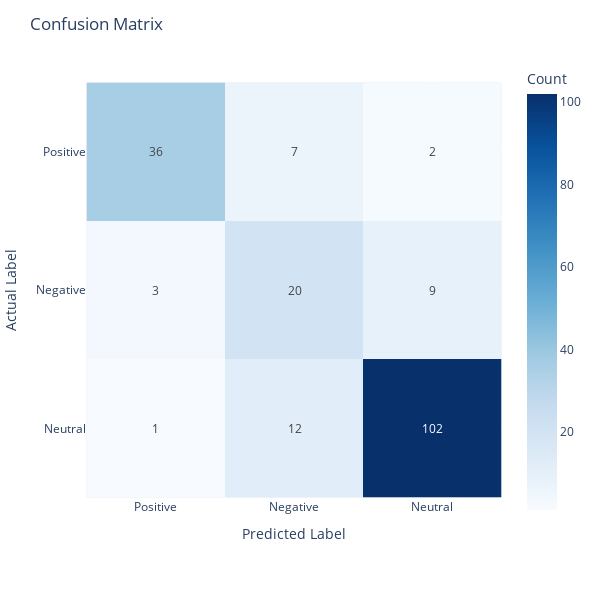

Notebook code cell kept with this figure:
### Code cell
labels = ['Positive', 'Negative', 'Neutral']

# Create the heatmap with Plotly
fig = px.imshow(cm_GPT4_simple_list , 
                labels=dict(x="Predicted Label", y="Actual Label", color="Count"), 
                x=labels, 
                y=labels,
                text_auto=True,  # Automatically place annotations
                color_continuous_scale='Blues')

# Update layout
fig.update_layout(title='Confusion Matrix', width=600, height=600)
fig.show()

### Figure 1 — Plotly figure (JSON) as saved in the notebook; plotly's stock layout.template omitted (floating-point values rounded to 4 significant figures)
{"data": [{"coloraxis": "coloraxis", "hovertemplate": "Predicted Label: %{x}<br>Actual Label: %{y}<br>Count: %{z}<extra></extra>", "name": "0", "texttemplate": "%{z}", "type": "heatmap", "x": ["Positive", "Negative", "Neutral"], "xaxis": "x", "y": ["Positive", "Negative", "Neutral"], "yaxis": "y", "z": [[36, 7, 2], [3, 20, 9], [1, 12, 102]]}], "layout": {"coloraxis": {"colorbar": {"title": {"text": "Count"}}, "colorscale": [[0, "rgb(247,251,255)"], [0.125, "rgb(222,235,247)"], [0.25, "rgb(198,219,239)"], [0.375, "rgb(158,202,225)"], [0.5, "rgb(107,174,214)"], [0.625, "rgb(66,146,198)"], [0.75, "rgb(33,113,181)"], [0.875, "rgb(8,81,156)"], [1, "rgb(8,48,107)"]]}, "height": 600, "margin": {"t": 60}, "title": {"text": "Confusion Matrix"}, "width": 600, "xaxis": {"anchor": "y", "autorange": true, "constrain": "domain", "domain": [0, 1], "range": [-0.5, 2.5], "scaleanchor": "y", "title": {"text": "Predicted Label"}, "type": "category"}, "yaxis": {"anchor": "x", "autorange": true, "constrain": "domain", "domain": [0.04891, 0.9511], "range": [2.5, -0.5], "title": {"text": "Actual Label"}, "type": "category"}}}
